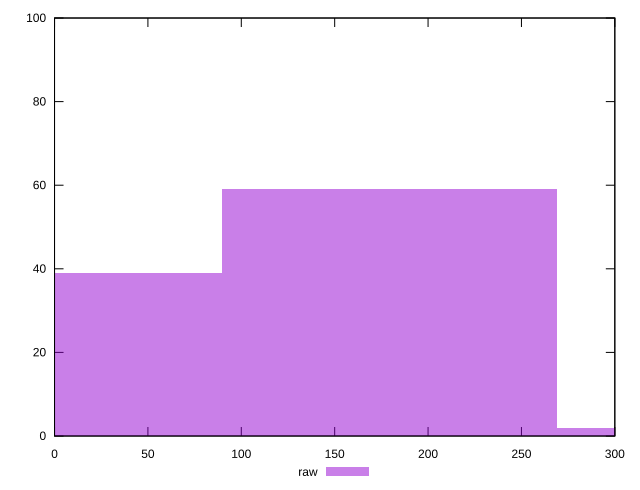

The gnuplot source for this figure:
reset

$raw <<EOF
358.84343856128265 2
0 39
179.42171928064133 59
EOF

set key outside below
set boxwidth 179.42171928064133
set xrange [0:300]
set yrange [0:100]
set trange [0:100]
set style fill transparent solid 0.5 noborder
set terminal svg size 640, 490 enhanced background rgb 'white'
set output "report/report_00029_2021-02-24T13-36-40.390Z/unminified-javascript/samples/astro/raw/histogram.svg"

plot $raw title "raw" with boxes

reset
